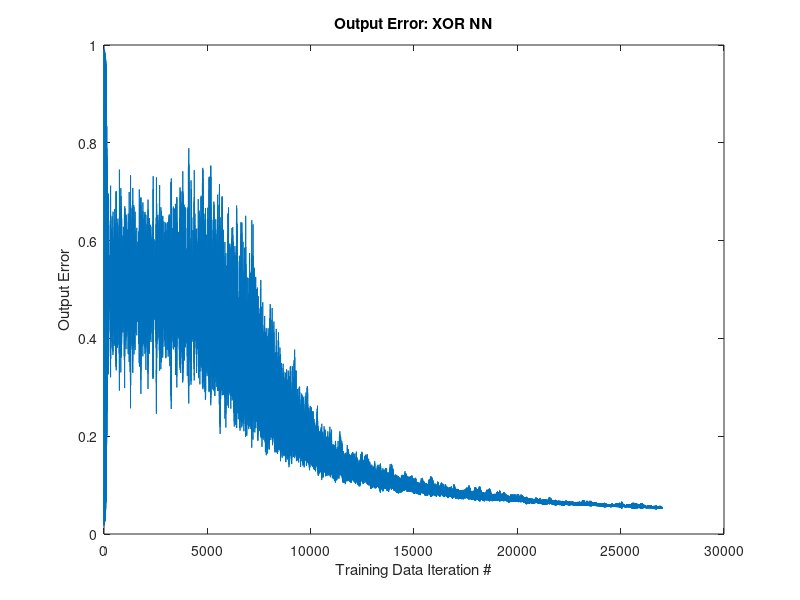

This figure's MATLAB source:
%%%%%%%%%%%%%%%%%%%%%%%%%%%%%%%%%%%%%%%%%%%%%%%%%%%%%%%%%%%%%%%%%%%%%%%%%
% 
%    File:   JaredNN.m
%    Author: Jared Johansen
% 
%    POSSIBLE FUTURE IMPROVEMENTS
%    add a bias at each node
%    let the user specify the NN parameters (modularize code better)
%    let the user specify the activation function
%    support arbitrary XOR size
%
%%%%%%%%%%%%%%%%%%%%%%%%%%%%%%%%%%%%%%%%%%%%%%%%%%%%%%%%%%%%%%%%%%%%%%%%%

%%%%%%%%%%%%%%%%%%%%%%%%%%%%%%%%%%%%%%%%%%%%%%%%%%%%%%%%%%%%%%%%%%%%%%%%%
%
%   INSTRUCTIONS: 
%   Play with the learning rate, learningRateDecay, and
%   learningRateDecayFrequency to see how it affects the convergence rate.  
%   The error is displayed in the console and in a plot.
%
%   (1) Start with the learning rate at 0.2
%   Run this program 10 times.  
%   Watch how the shape of the error can change.  Sometimes the NN is more
%   effective than other runs.
%   Most of the time the err should reduce to something like 0.05.  It 
%   "converges" to an optimal solution.  When it does converge, the 
%   prediction is 100% correct (since we put a threshold layer on the NN 
%   when we get to "test").
%   Some of the time, the err will NOT converge.  The err may end up 
%   anywhere from ~50 - 100%.  This is because of the weights (they are
%   randomly initialized each run) and possibly because of the input data
%   (which is also randomly initialized each run).
%   (2) Tweak the learning rate.  Try 0.01, 0.2, and 0.5.  Find a
%   learning rate where sometimes the NN converges and sometimes it does
%   not.
%   (3) Tweak the learningRateDecay, and learningRateDecayFrequency.  See
%   what you can learn.
%
%   A few takeaways from this:
%   (a) Sometimes you get lucky and the solution converges quickly.
%   Sometimes you get unlucky and the solution converges slowly.  
%   (b) Slightly tweaking the learningRate, learningRateDecay, and
%   learningRateDecayFrequency can significanly impact the rate of
%   convergence!
%
%%%%%%%%%%%%%%%%%%%%%%%%%%%%%%%%%%%%%%%%%%%%%%%%%%%%%%%%%%%%%%%%%%%%%%%%%

%% FRONT MATTER
% clear variables/terminal
clc;
clear all;

% user-specified values
dataSize = 30000;
trainRatio = 0.9;
testRatio = 0.1;
learningRate = 0.2;
learningRateDecay = 1.0;
learningRateDecayFrequency = 2000; % reduce learning rate each X iterations 
numHiddenNodes = 10;
printErrFreq = 1000; % print err every X iterations

%% CREATE DATA
% create input data
xt = randi([0 1], 2, dataSize);

% create desired output
dt = zeros(1,dataSize);
for i=1:dataSize
	dt(i) = mod(sum(xt(:,i)),2);
end

% train/test division
trainingDataNum = trainRatio * dataSize;
trainData = xt(:, 1:trainingDataNum);
trainLabels = dt(:, 1:trainingDataNum);
testData = xt(:, trainingDataNum+1:end);
testLabels = dt(:, trainingDataNum+1:end);

%% NN SETUP
% NN parameters
numInputs = 2;
numOutputs = 1;
numHiddenLayers = 1; % not used

% input weights
iWeights = rand(numHiddenNodes, numInputs);

% output weights
oWeights = rand(numHiddenNodes, numOutputs);

% keep track of errors
errVals = zeros(1, trainingDataNum);


%% TRAIN
fprintf('Training!\n')

% loop through train data
for i=1:size(trainData,2)
   
    %%%% FORWARD PROPAGATION -- Hidden Layer %%%%
    % calculate summation of weights: E(w(x) * i(x))
    sumsHidden = iWeights*trainData(:,i);
    % calculate the sigmoid output: f(x) = 1 / (1+e^-x)
    za = 1./(1+exp(-sumsHidden));
    
    %%%% FORWARD PROPAGATION -- Output Layer %%%%
    % calculate summation of weights: E(w(x) * i(x))
    sumsOut = oWeights' * za;
    % calculate the sigmoid output: f(x) = 1 / (1+e^-x)
    y = 1/(1+exp(-sumsOut));
    	
	% error calculation
    errorOut = trainLabels(i) - y;
    errVals(i) = abs(errorOut);
    
    % print data every printErrFreq iterations
    if (mod(i, printErrFreq) == 0)
     	fprintf('iter: %d\terr: %f\n', i, abs(errorOut));
%         fprintf('input weights:\n');
%         display(iWeights);
%         fprintf('output weights:\n');
%         display(oWeights);
    end
    
    %%%% BACKPROPAGATION -- Calc output delta %%%%
    % f'(x) = (e^-x)/(1+e^-x)^2 = f(x) * (1-f(x))
    fPrimeOut = (y * (1-y)); 
    % delta = error * f'(x)    
    deltaOut = errorOut * fPrimeOut; 

    %%%% BACKPROPAGATION -- Calc hidden layer delta %%%%
    % f'(x) = (e^-x)/(1+e^-x)^2 = f(x) * (1-f(x))
    fPrimeHidden = za .* (ones(numHiddenNodes,1) - za); 
    % error = weight * prevLayerDelta
    errorHidden = oWeights .* deltaOut;
    % delta = error * f'(x)
    deltaHidden = errorHidden .* fPrimeHidden;
    
    %%%% BACKPROPAGATION -- Update input weights %%%%
    iWeights = iWeights + (learningRate * deltaHidden * (trainData(:,i)'));
	
    %%%% BACKPROPAGATION -- Update output weights %%%%
	oWeights =	oWeights + learningRate * deltaOut * za;   
    
    % update learning rate
    if (mod(i,learningRateDecayFrequency) == 0)
        learningRate = learningRate * learningRateDecay;
    end
end

%% TEST
fprintf('Testing!\n')
correct = 0;
total = dataSize - trainingDataNum;

% loop through test data
for i=1:size(testData,2)
    %%%% FORWARD PROPAGATION -- Hidden Layer %%%%
    % calculate summation of weights: E(w(x) * i(x))
    x = iWeights*testData(:,i);
    % calculate the sigmoid output: f(x) = 1 / (1+e^-x)
    za = 1./(1+exp(-x)); 

    %%%% FORWARD PROPAGATION -- Output Layer %%%%
    % calculate summation of weights: E(w(x) * i(x))
    x = oWeights' * za;
    % f(x) = 1 / (1+e^-x)
   	fx = 1/(1+exp(-x));    
    % step function (to output class 0 or 1)
    y = round(fx); 
    
	% keep track of the number of correct predictions
	if (y == testLabels(i))
		correct = correct + 1;
	end	
end

% display results
percent = 1.0 * correct / total;
fprintf('Correct: %d/%d = %f\n', correct, total, percent)

%% DISPLAY PLOT
plot(errVals);
title('Output Error: XOR NN');
xlabel('Training Data Iteration #');
ylabel('Output Error');

